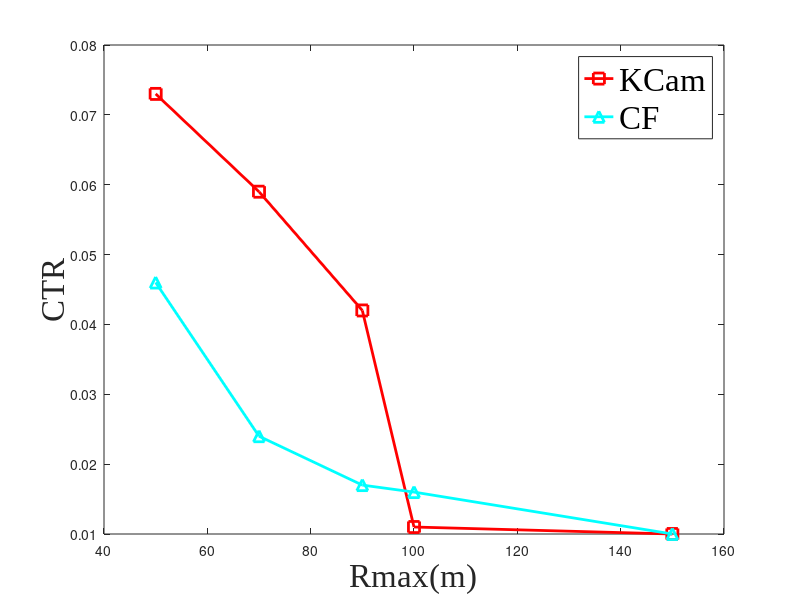
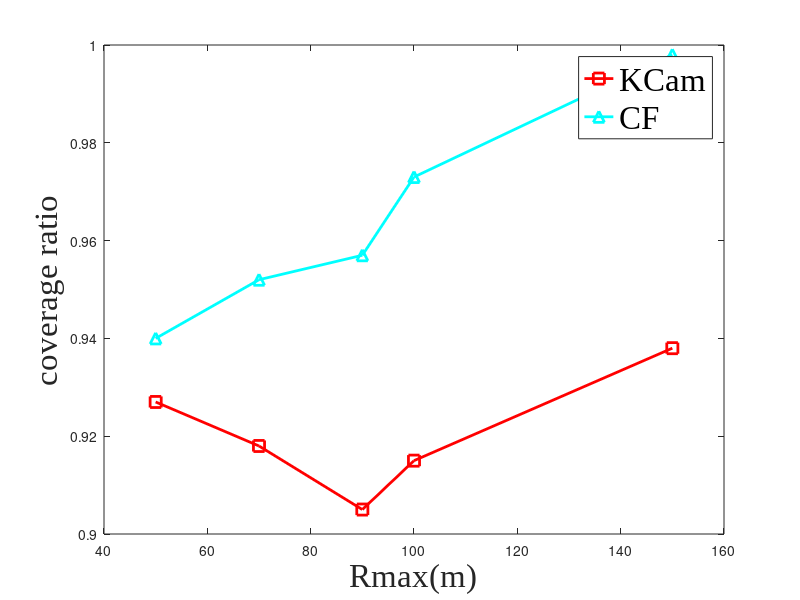
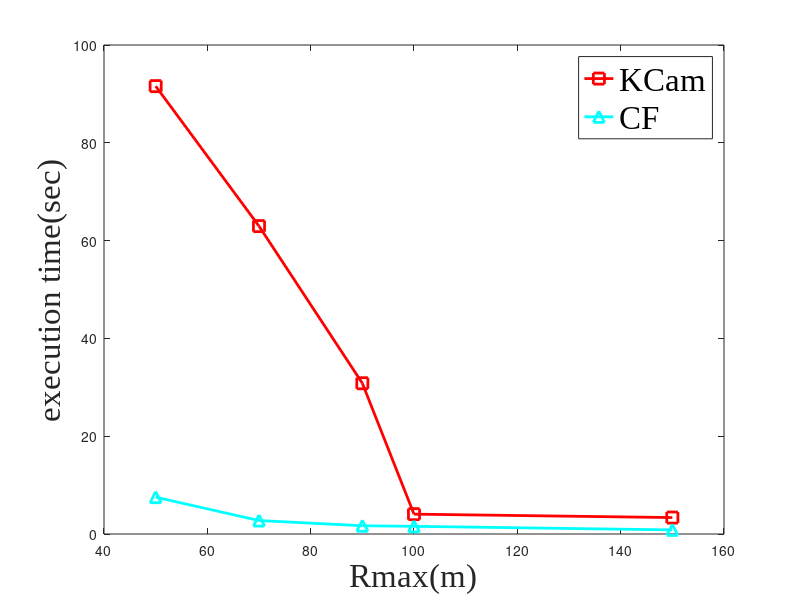

These charts were generated, in order, by the following MATLAB code:
%Results Kmeans Vs CF in large Rmax
Rmax_vec = [50 70 90 100 150];

TargetCount = 200;
dim1 = 100;
dim2 = 100;
cluster_count_avg_algo1 = [ 14.6000   11.8000    8.4000    2.2000    2.0000 ];
algo1_CTR = (1/TargetCount).*cluster_count_avg_algo1;

uncovered_avg_algo1 = [ 14.6000   16.4000   19.0000   17.0000   12.4000];
algo1_coverage_ratio = (TargetCount - uncovered_avg_algo1)./TargetCount;

algo1_exec_time = [91.5874   62.9603   30.8308    4.0603    3.3599];

uncoveredNum_algo2_avg = [ 12.0000    9.6000    8.6000    5.4000    0.4000 ];
algo2_coverage_ratio = (TargetCount - uncoveredNum_algo2_avg)./TargetCount;

algo2_exec_time = [ 7.5315    2.7534    1.6893    1.5703    0.8396 ];

camNum_avg = [ 9.2000    4.8000    3.4000    3.2000    2.0000 ];
algo2_CTR = (1/TargetCount).*camNum_avg;


figure;
plot(Rmax_vec, algo1_CTR, '-rs', 'LineWidth',2,'MarkerSize',8); hold on;
plot(Rmax_vec, algo2_CTR, '-c^', 'LineWidth',2,'MarkerSize',8); hold on;
%plot(Rmax_vec, algo3_CTR, '-ko', 'LineWidth',2,'MarkerSize',8); hold on;
%plot(Rmax_vec, algo4_CTR, '--kd', 'LineWidth',2,'MarkerSize',8); 
legend('KCam', 'CF', 'Greedy', '2-Smp','FontName','Times New Roman','FontSize', 24);
xlabel('Rmax(m)', 'FontSize', 24, 'FontName','Times New Roman');
ylabel('CTR', 'FontSize', 24,'FontName','Times New Roman');

figure;
plot(Rmax_vec, algo1_coverage_ratio, '-rs', 'LineWidth',2,'MarkerSize',8); hold on;
plot(Rmax_vec, algo2_coverage_ratio, '-c^', 'LineWidth',2','MarkerSize',8); hold on;
%plot(Rmax_vec, algo3_coverage_ratio, '-ko', 'LineWidth',2,'MarkerSize',8); hold on;
%plot(Rmax_vec, algo4_coverage_ratio, '--kd', 'LineWidth',2,'MarkerSize',8); 
legend('KCam', 'CF', 'Greedy', '2-Smp','FontName','Times New Roman','FontSize', 24);
xlabel('Rmax(m)', 'FontSize', 24,'FontName','Times New Roman');
ylabel('coverage ratio', 'FontSize', 24,'FontName','Times New Roman');

figure;
plot(Rmax_vec, algo1_exec_time, '-rs', 'LineWidth',2,'MarkerSize',8); hold on;
plot(Rmax_vec, algo2_exec_time, '-c^', 'LineWidth',2,'MarkerSize',8); hold on;
%plot(Rmax_vec, algo3_exec_time, '-ko', 'LineWidth',2,'MarkerSize',8); hold on;
%plot(Rmax_vec, algo4_exec_time, '--kd', 'LineWidth',2,'MarkerSize',8); 
legend('KCam', 'CF', 'Greedy','2-Smp','FontName','Times New Roman','FontSize', 24);
xlabel('Rmax(m)', 'FontSize', 24,'FontName','Times New Roman');
ylabel('execution time(sec)', 'FontSize', 24,'FontName','Times New Roman');
